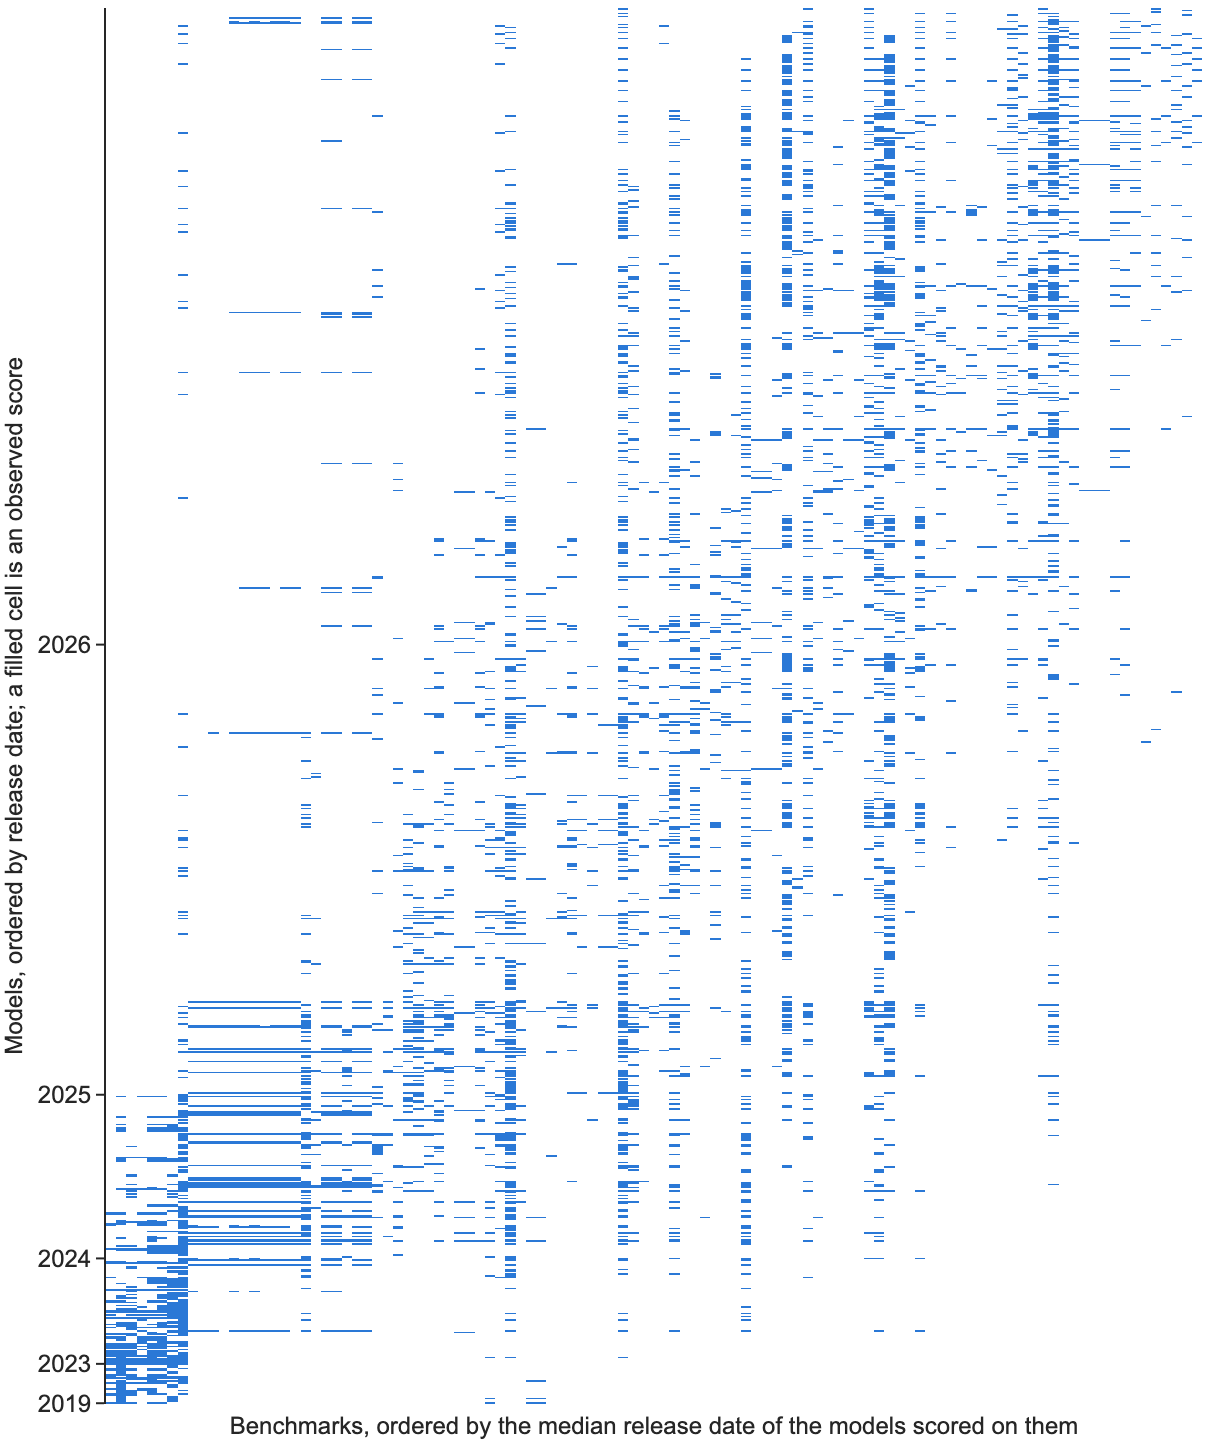

Generate this figure with Python:
"""Appendix B figure: which model was scored on which benchmark, in the multi-axis fit's data.

Reads the fit's own data object (built by fit.py's parser through r1_runs/aligned_loadings.load_data,
no trace) and the release date of each model (multiaxis_eci.data._known_release_date_by_model).
Models are ordered by release date (undated last), benchmarks by the median release date of the
models scored on them. Prints the fill; writes figB_coverage_matrix.{pdf,png} next to this file, at
the paper's text width.
"""
import sys
from pathlib import Path

import numpy as np
import pandas as pd
import plotly.graph_objects as go

HERE = Path(__file__).resolve().parent
REPO = HERE.parents[2]
sys.path.insert(0, str(REPO / "2_model"))
sys.path.insert(0, str(HERE.parent / "r1_runs"))
import aligned_loadings as al  # noqa: E402
from multiaxis_eci.data import _known_release_date_by_model  # noqa: E402
from style import INK, PALETTE, save  # noqa: E402

data = al.load_data()
names = data.mlookup.set_index("model_idx").model.sort_index().values   # lookup is 1-based
dates = _known_release_date_by_model().reindex(names).values

obs = pd.DataFrame({"m": data.model_idx, "b": data.bench_idx, "date": dates[data.model_idx]})
m_order = pd.Series(dates).sort_values(na_position="last", kind="stable").index.values
b_order = obs.groupby("b").date.median().sort_values(na_position="last").index.values
m_pos = np.empty(data.n_models, int); m_pos[m_order] = np.arange(data.n_models)
b_pos = np.empty(data.n_benchmarks, int); b_pos[b_order] = np.arange(data.n_benchmarks)

z = np.full((data.n_models, data.n_benchmarks), np.nan)
z[m_pos[data.model_idx], b_pos[data.bench_idx]] = 1
cells = data.n_models * data.n_benchmarks
print(f"{data.n_obs} obs, {data.n_models} models, {data.n_benchmarks} benchmarks, "
      f"{pd.isna(dates).sum()} undated models")
print(f"{data.n_obs:,} of {cells:,} cells observed ({100 * data.n_obs / cells:.1f} %)")

years = pd.DatetimeIndex(dates[m_order]).year
first = pd.Series(np.arange(data.n_models), index=years).groupby(level=0).min()
keep = [first.index[-1]]                                 # walk down, drop ticks crowding the last kept
for y in first.index[::-1][1:]:
    if first[keep[-1]] - first[y] >= 25:
        keep.append(y)
first = first[sorted(keep)]
fig = go.Figure(go.Heatmap(z=z, colorscale=[[0, PALETTE[0]], [1, PALETTE[0]]], showscale=False,
                           hoverinfo="skip"))
# Categories on x carry no ticks and no line; the date axis (y) is the visible one, in INK.
fig.update_xaxes(title_text="Benchmarks, ordered by the median release date of the models scored on them",
                 showticklabels=False, showline=False, ticks="", range=[-0.5, data.n_benchmarks - 0.5])
fig.update_yaxes(title_text="Models, ordered by release date; a filled cell is an observed score",
                 tickvals=first.values, ticktext=[str(y) for y in first.index], showgrid=False,
                 showline=True, linecolor=INK, ticks="outside", tickcolor=INK, ticklen=4,
                 range=[-0.5, data.n_models - 0.5])
save(fig, HERE / "figB_coverage_matrix", height=720)
